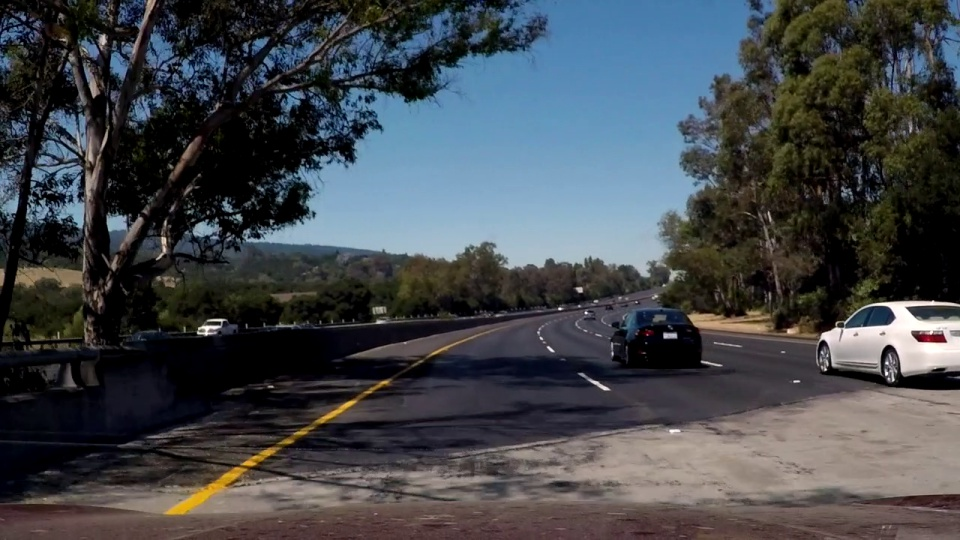
#> input picture opencv_cpp/slope_test.jpg, 960 x 540 px, given in place of track-s.mkv, which was not available
$ python birdeye.py
#> lines starting #> are read from the running program, lines starting #| are printed output that depends on the picture; after the words box and inside, x2 and y2 are one past the last pixel; in counts of white or black regions, pixels touching at a corner belong together; pictures that were not available may be replaced by others from this repository, and a replacement may not be noted
import cv2 # opencv 사용
import numpy as np

# 허프변환, 버드아이뷰 모두 적용된 코드

def grayscale(img): # 흑백이미지로 변환
    return cv2.cvtColor(img, cv2.COLOR_RGB2GRAY)
def canny(img, low_threshold, high_threshold): # Canny 알고리즘
    return cv2.Canny(img, low_threshold, high_threshold)
def gaussian_blur(img, kernel_size): # 가우시안 필터
    return cv2.GaussianBlur(img, (kernel_size, kernel_size), 0)

def region_of_interest(img, vertices, color3=(255,255,255), color1=255): # ROI 셋팅
    mask = np.zeros_like(img) # mask = img와 같은 크기의 빈 이미지
    if len(img.shape) > 2: # Color 이미지(3채널)라면 :
        color = color3
    else: # 흑백 이미지(1채널)라면 :
        color = color1
    # vertices에 정한 점들로 이뤄진 다각형부분(ROI 설정부분)을 color로 채움
    cv2.fillPoly(mask, vertices, color)
    # 이미지와 color로 채워진 ROI를 합침
    ROI_image = cv2.bitwise_and(img, mask)
    return ROI_image

def draw_lines(img, lines, color=[250, 250, 250], thickness=1): # 선 그리기
    for line in lines:
        for x1,y1,x2,y2 in line:
            cv2.line(img, (x1, y1), (x2, y2), color, thickness)
def hough_lines(img, rho, theta, threshold, min_line_len, max_line_gap): # 허프 변환
    lines = cv2.HoughLinesP(img, rho, theta, threshold, np.array([]), minLineLength=min_line_len, maxLineGap=max_line_gap)
    line_img = np.zeros((img.shape[0], img.shape[1], 3), dtype=np.uint8)
    draw_lines(line_img, lines)
    return line_img


cap = cv2.VideoCapture('track-s.mkv') # 동영상 불러오기


while(cap.isOpened()):
    ret, image = cap.read()
#> image is the input picture: shape (540, 960, 3); mean B, G, R 75.3, 70.7, 66.5
    height, width = image.shape[:2] # 이미지 높이, 너비
#> height = 540; width = 960
    gray_img = grayscale(image) # 흑백이미지로 변환
#> in grayscale, `return cv2.cvtColor(img, cv2.COLOR_RGB2GRAY)`:
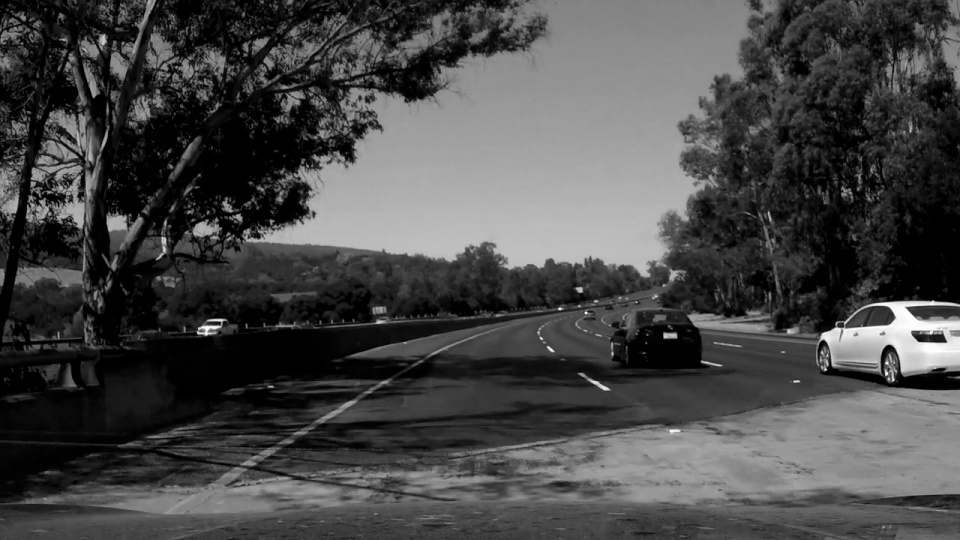
#> returned value: shape (540, 960); min 0, max 254, mean 71.6

    # 버드아이뷰 적용
    src = np.float32([[200, 280], [440, 280], [0, 400], [640, 400]])
    dst = np.float32([[0, 0], [400, 0], [0, 640], [400, 640]])
    matrix = cv2.getPerspectiveTransform(src, dst)
    bird_img = cv2.warpPerspective((gray_img), matrix, (450, 500))
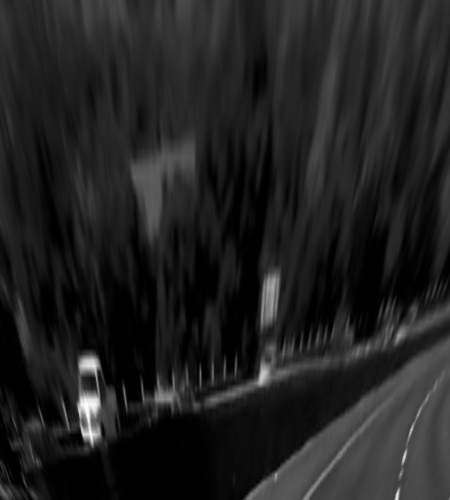
#> bird_img: shape (500, 450); min 0, max 252, mean 32.9

    blur_img = gaussian_blur(bird_img, 3) # Blur 효과
    canny_img = canny(blur_img, 50, 220) # Canny edge 알고리즘
#> in canny, `return cv2.Canny(img, low_threshold, high_threshold)`:
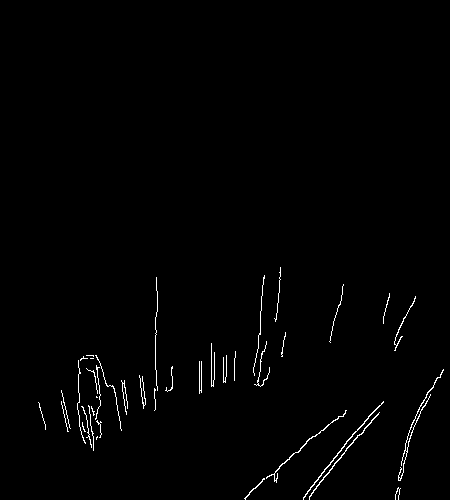
#> returned value: shape (500, 450); 1.1% white in thin lines or dots, all inside (x1, y1, x2, y2) = (38, 267, 444, 500)

    # Roi영역 설정
    #vertices = np.array([[(0,height),(width, height), (width, height*2/3), (0,height*2/3)]], dtype=np.int32)
    #roi_img = region_of_interest(canny_img, vertices, (250,250,250))

    # 허프 변환
    #hough_img = hough_lines(roi_img, 1, 1 * np.pi/180, 30, 10, 20)


    cv2.imshow('results',canny_img) # 이미지 출력

    if cv2.waitKey(1) & 0xFF == ord('q'): #q입력시 results창 종료
#> (key q is pressed here)
        break

# Release
cap.release()
cv2.destroyAllWindows()
